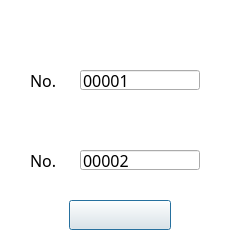
<?xml version="1.0" encoding="UTF-8"?>
<ui version="4.0">
 <class>HatchingDialog</class>
 <widget class="QDialog" name="HatchingDialog">
  <property name="windowModality">
   <enum>Qt::NonModal</enum>
  </property>
  <property name="geometry">
   <rect>
    <x>0</x>
    <y>0</y>
    <width>235</width>
    <height>250</height>
   </rect>
  </property>
  <property name="windowTitle">
   <string>Breeding</string>
  </property>
  <property name="windowIcon">
   <iconset>
    <normalon>:/icon.png</normalon>
   </iconset>
  </property>
  <property name="styleSheet">
   <string notr="true">#HatchingDialog{background-color: rgb(255, 255, 255);}</string>
  </property>
  <widget class="QLineEdit" name="FatherEdit">
   <property name="geometry">
    <rect>
     <x>80</x>
     <y>70</y>
     <width>120</width>
     <height>20</height>
    </rect>
   </property>
   <property name="font">
    <font>
     <family>Press Start 2P</family>
     <pointsize>12</pointsize>
    </font>
   </property>
   <property name="text">
    <string>00001</string>
   </property>
  </widget>
  <widget class="QLineEdit" name="MotherEdit">
   <property name="geometry">
    <rect>
     <x>80</x>
     <y>150</y>
     <width>120</width>
     <height>20</height>
    </rect>
   </property>
   <property name="font">
    <font>
     <family>Press Start 2P</family>
     <pointsize>12</pointsize>
    </font>
   </property>
   <property name="text">
    <string>00002</string>
   </property>
  </widget>
  <widget class="QLabel" name="SELECTED">
   <property name="geometry">
    <rect>
     <x>20</x>
     <y>20</y>
     <width>136</width>
     <height>14</height>
    </rect>
   </property>
   <property name="pixmap">
    <pixmap resource="../assets/UI/resources.qrc">:/HatchingHouse/SELECTED_.png</pixmap>
   </property>
   <property name="scaledContents">
    <bool>true</bool>
   </property>
  </widget>
  <widget class="QLabel" name="Love">
   <property name="geometry">
    <rect>
     <x>110</x>
     <y>110</y>
     <width>20</width>
     <height>20</height>
    </rect>
   </property>
   <property name="pixmap">
    <pixmap resource="../assets/UI/resources.qrc">:/HatchingHouse/love.png</pixmap>
   </property>
   <property name="scaledContents">
    <bool>false</bool>
   </property>
  </widget>
  <widget class="QPushButton" name="pushButton">
   <property name="geometry">
    <rect>
     <x>69</x>
     <y>200</y>
     <width>102</width>
     <height>30</height>
    </rect>
   </property>
   <property name="icon">
    <iconset>
     <normalon>:/HatchingHouse/BREED.png</normalon>
    </iconset>
   </property>
   <property name="iconSize">
    <size>
     <width>102</width>
     <height>30</height>
    </size>
   </property>
  </widget>
  <widget class="QLabel" name="No1">
   <property name="geometry">
    <rect>
     <x>30</x>
     <y>70</y>
     <width>60</width>
     <height>20</height>
    </rect>
   </property>
   <property name="font">
    <font>
     <family>Press Start 2P</family>
     <pointsize>12</pointsize>
    </font>
   </property>
   <property name="text">
    <string>No.</string>
   </property>
  </widget>
  <widget class="QLabel" name="No2">
   <property name="geometry">
    <rect>
     <x>30</x>
     <y>150</y>
     <width>60</width>
     <height>20</height>
    </rect>
   </property>
   <property name="font">
    <font>
     <family>Press Start 2P</family>
     <pointsize>12</pointsize>
    </font>
   </property>
   <property name="text">
    <string>No.</string>
   </property>
  </widget>
 </widget>
 <resources>
  <include location="../assets/UI/resources.qrc"/>
 </resources>
 <connections/>
</ui>
